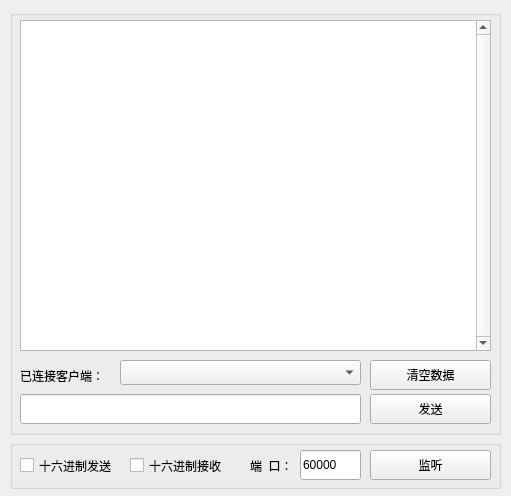
<?xml version="1.0" encoding="UTF-8"?>
<ui version="4.0">
 <class>frmMain</class>
 <widget class="QWidget" name="frmMain">
  <property name="geometry">
   <rect>
    <x>0</x>
    <y>0</y>
    <width>511</width>
    <height>496</height>
   </rect>
  </property>
  <property name="windowTitle">
   <string>Tcp通信服务器端</string>
  </property>
  <widget class="QGroupBox" name="groupBox">
   <property name="geometry">
    <rect>
     <x>10</x>
     <y>440</y>
     <width>491</width>
     <height>49</height>
    </rect>
   </property>
   <property name="title">
    <string/>
   </property>
   <widget class="QLineEdit" name="txtPort">
    <property name="geometry">
     <rect>
      <x>290</x>
      <y>10</y>
      <width>61</width>
      <height>30</height>
     </rect>
    </property>
    <property name="text">
     <string>60000</string>
    </property>
   </widget>
   <widget class="QPushButton" name="btnListen">
    <property name="geometry">
     <rect>
      <x>360</x>
      <y>10</y>
      <width>121</width>
      <height>30</height>
     </rect>
    </property>
    <property name="cursor">
     <cursorShape>PointingHandCursor</cursorShape>
    </property>
    <property name="text">
     <string>监听</string>
    </property>
   </widget>
   <widget class="QLabel" name="label_2">
    <property name="geometry">
     <rect>
      <x>240</x>
      <y>10</y>
      <width>61</width>
      <height>31</height>
     </rect>
    </property>
    <property name="text">
     <string>端  口：</string>
    </property>
   </widget>
   <widget class="QCheckBox" name="ckHexSend">
    <property name="geometry">
     <rect>
      <x>10</x>
      <y>10</y>
      <width>111</width>
      <height>31</height>
     </rect>
    </property>
    <property name="text">
     <string>十六进制发送</string>
    </property>
   </widget>
   <widget class="QCheckBox" name="ckHexReceive">
    <property name="geometry">
     <rect>
      <x>120</x>
      <y>10</y>
      <width>111</width>
      <height>31</height>
     </rect>
    </property>
    <property name="text">
     <string>十六进制接收</string>
    </property>
   </widget>
  </widget>
  <widget class="QGroupBox" name="groupBox_2">
   <property name="geometry">
    <rect>
     <x>10</x>
     <y>10</y>
     <width>491</width>
     <height>425</height>
    </rect>
   </property>
   <property name="title">
    <string/>
   </property>
   <widget class="QLabel" name="label">
    <property name="geometry">
     <rect>
      <x>10</x>
      <y>350</y>
      <width>91</width>
      <height>31</height>
     </rect>
    </property>
    <property name="text">
     <string>已连接客户端：</string>
    </property>
   </widget>
   <widget class="QTextEdit" name="txtReceive">
    <property name="geometry">
     <rect>
      <x>10</x>
      <y>10</y>
      <width>471</width>
      <height>331</height>
     </rect>
    </property>
    <property name="verticalScrollBarPolicy">
     <enum>Qt::ScrollBarAlwaysOn</enum>
    </property>
   </widget>
   <widget class="QPushButton" name="btnSend">
    <property name="geometry">
     <rect>
      <x>360</x>
      <y>384</y>
      <width>121</width>
      <height>30</height>
     </rect>
    </property>
    <property name="cursor">
     <cursorShape>PointingHandCursor</cursorShape>
    </property>
    <property name="text">
     <string>发送</string>
    </property>
   </widget>
   <widget class="QLineEdit" name="txtSend">
    <property name="geometry">
     <rect>
      <x>10</x>
      <y>384</y>
      <width>341</width>
      <height>30</height>
     </rect>
    </property>
   </widget>
   <widget class="QComboBox" name="cboxClient">
    <property name="geometry">
     <rect>
      <x>110</x>
      <y>350</y>
      <width>241</width>
      <height>25</height>
     </rect>
    </property>
   </widget>
   <widget class="QPushButton" name="btnClear">
    <property name="geometry">
     <rect>
      <x>360</x>
      <y>350</y>
      <width>121</width>
      <height>30</height>
     </rect>
    </property>
    <property name="cursor">
     <cursorShape>PointingHandCursor</cursorShape>
    </property>
    <property name="text">
     <string>清空数据</string>
    </property>
   </widget>
  </widget>
 </widget>
 <layoutdefault spacing="6" margin="11"/>
 <resources/>
 <connections/>
</ui>
